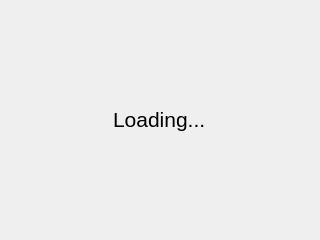
<?xml version="1.0" encoding="UTF-8"?>
<ui version="4.0">
 <class>loading_dialog</class>
 <widget class="QDialog" name="loading_dialog">
  <property name="windowModality">
   <enum>Qt::WindowModal</enum>
  </property>
  <property name="geometry">
   <rect>
    <x>0</x>
    <y>0</y>
    <width>320</width>
    <height>240</height>
   </rect>
  </property>
  <property name="windowTitle">
   <string>Dialog</string>
  </property>
  <property name="sizeGripEnabled">
   <bool>false</bool>
  </property>
  <property name="modal">
   <bool>true</bool>
  </property>
  <layout class="QVBoxLayout" name="verticalLayout">
   <item alignment="Qt::AlignHCenter|Qt::AlignVCenter">
    <widget class="QLabel" name="label">
     <property name="font">
      <font>
       <pointsize>16</pointsize>
      </font>
     </property>
     <property name="layoutDirection">
      <enum>Qt::LeftToRight</enum>
     </property>
     <property name="text">
      <string>Loading...</string>
     </property>
    </widget>
   </item>
  </layout>
 </widget>
 <resources/>
 <connections/>
</ui>
